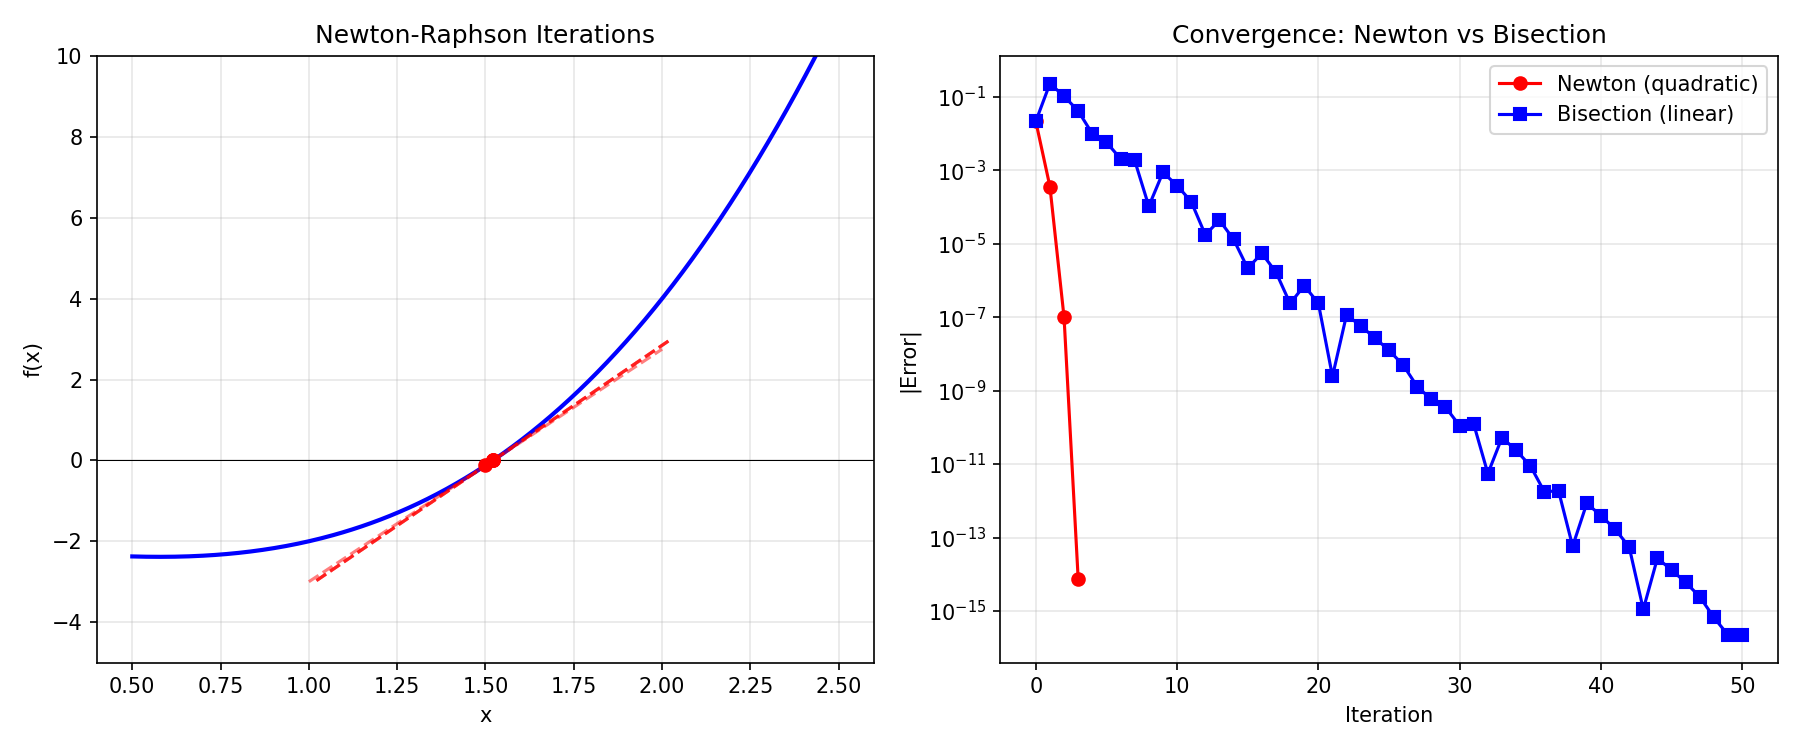

This chart was generated by the following Python code:
"""
Newton-Raphson Method
======================
Uses the derivative to construct a tangent line approximation,
finding where it crosses zero.

    x_{n+1} = x_n - f(x_n) / f'(x_n)

Properties:
- Quadratic convergence near the root: error_{n+1} ≈ C · error_n².
- Requires f'(x) — can be expensive or unavailable.
- Can fail: diverge, cycle, or converge to wrong root.
- Generalizes to systems: x_{n+1} = x_n - J⁻¹(x_n) f(x_n).

Physics applications:
- Finding equilibrium configurations, eigenfrequencies.
- Implicit time-stepping in ODE/PDE solvers.
"""

import numpy as np


def newton_raphson(f, fp, x0, tol=1e-12, max_iter=100):
    """
    Newton-Raphson method for f(x) = 0.
    
    Parameters
    ----------
    f : callable – function
    fp : callable – derivative f'(x)
    x0 : float – initial guess
    tol : float – convergence tolerance
    max_iter : int
    
    Returns
    -------
    root : float
    info : dict with convergence history
    """
    x = x0
    history = [x]
    
    for k in range(max_iter):
        fx = f(x)
        fpx = fp(x)
        
        if abs(fpx) < 1e-16:
            print(f"  Warning: derivative near zero at x = {x:.6f}")
            break
        
        x_new = x - fx / fpx
        history.append(x_new)
        
        if abs(x_new - x) < tol:
            return x_new, {'iterations': k + 1, 'history': history, 'converged': True}
        
        x = x_new
    
    return x, {'iterations': max_iter, 'history': history, 'converged': False}


def newton_raphson_auto(f, x0, tol=1e-12, max_iter=100, h=1e-8):
    """
    Newton's method with automatic numerical differentiation.
    
    f'(x) ≈ [f(x+h) - f(x-h)] / (2h)
    """
    fp = lambda x: (f(x + h) - f(x - h)) / (2 * h)
    return newton_raphson(f, fp, x0, tol, max_iter)


def newton_system(F, J, x0, tol=1e-12, max_iter=100):
    """
    Newton's method for systems of nonlinear equations.
    
    Solve F(x) = 0 where F: R^n → R^n.
    
    x_{k+1} = x_k - J(x_k)^{-1} F(x_k)
    (Solve J·Δx = -F instead of inverting J)
    
    Parameters
    ----------
    F : callable – F(x) returning ndarray of length n
    J : callable – J(x) returning Jacobian matrix (n × n)
    x0 : ndarray – initial guess
    """
    x = np.array(x0, dtype=float)
    history = [x.copy()]
    
    for k in range(max_iter):
        Fx = np.array(F(x))
        Jx = np.array(J(x))
        
        # Solve J · Δx = -F
        dx = np.linalg.solve(Jx, -Fx)
        x = x + dx
        history.append(x.copy())
        
        if np.linalg.norm(dx) < tol:
            return x, {'iterations': k + 1, 'history': history, 'converged': True}
    
    return x, {'iterations': max_iter, 'history': history, 'converged': False}


# ============================================================
# Demo
# ============================================================
if __name__ == "__main__":
    print("=" * 60)
    print("NEWTON-RAPHSON METHOD DEMO")
    print("=" * 60)

    # --- Example 1: Scalar ---
    # Newton's method requires: function f(x) and its derivative f'(x)
    # TO TEST: Try different initial guesses or change to other functions
    # Example: newton_raphson(f, fp, 0.5) or newton_raphson(f, fp, 2.0)
    print("\n--- f(x) = x³ - x - 2 ---")
    f = lambda x: x**3 - x - 2
    fp = lambda x: 3*x**2 - 1
    
    root, info = newton_raphson(f, fp, 1.5)  # Try changing initial guess to 0.5, 2.0, etc.
    print(f"Root: {root:.15f}")
    print(f"f(root): {f(root):.2e}")
    print(f"Iterations: {info['iterations']}")
    
    # Show quadratic convergence
    print("\nQuadratic convergence:")
    errors = [abs(x - root) for x in info['history']]
    for k in range(len(errors) - 1):
        if errors[k] > 1e-15:
            ratio = errors[k+1] / errors[k]**2 if errors[k] > 0 else 0
            print(f"  k={k}: error = {errors[k]:.4e}, "
                  f"error_{k+1}/error_k² = {ratio:.4f}")

    # --- Example 2: Square root computation ---
    # TO TEST: Change 1.0 to other starting points like 0.5, 2.0, or 3.0
    # More initial guesses lead to quadratic convergence from different paths
    print("\n--- Computing √2 via x² - 2 = 0 ---")
    f_sqrt = lambda x: x**2 - 2
    fp_sqrt = lambda x: 2*x
    root_sqrt, _ = newton_raphson(f_sqrt, fp_sqrt, 1.0)  # Experiment: try 0.5, 2.0, 3.0
    print(f"  Newton: {root_sqrt:.15f}")
    print(f"  Exact:  {np.sqrt(2):.15f}")

    # --- Example 3: System of equations ---
    # Key: Must provide Jacobian matrix J (partial derivatives)
    # TO TEST: Try different initial guesses [0.5, 0.3], [0.7, 0.7], or [-0.7, -0.7]
    print("\n--- System: x² + y² = 1, x - y = 0 (circle ∩ line) ---")
    F = lambda x: [x[0]**2 + x[1]**2 - 1, x[0] - x[1]]
    J = lambda x: [[2*x[0], 2*x[1]], [1, -1]]
    
    root_sys, info_sys = newton_system(F, J, [0.5, 0.3])  # Change initial guess to [0.7, 0.7] or [-0.7, -0.7]
    print(f"  Root: ({root_sys[0]:.12f}, {root_sys[1]:.12f})")
    print(f"  Expected: ({1/np.sqrt(2):.12f}, {1/np.sqrt(2):.12f})")
    print(f"  Iterations: {info_sys['iterations']}")

    # --- Example 4: Failure case ---
    print("\n--- Failure: f(x) = x^{1/3} near x=0 ---")
    f_fail = lambda x: np.sign(x) * np.abs(x)**(1/3)
    fp_fail = lambda x: (1/3) * np.abs(x)**(-2/3) if abs(x) > 1e-15 else 1e15
    root_fail, info_fail = newton_raphson(f_fail, fp_fail, 0.1, max_iter=20)
    print(f"  After 20 iterations: x = {root_fail:.6f} (diverges!)")

    # Plot
    try:
        import matplotlib.pyplot as plt
        fig, axes = plt.subplots(1, 2, figsize=(12, 5))

        # Newton iterations
        x_plot = np.linspace(0.5, 2.5, 300)
        axes[0].plot(x_plot, f(x_plot), 'b-', lw=2)
        axes[0].axhline(y=0, color='k', linewidth=0.5)
        
        for k in range(min(4, len(info['history']) - 1)):
            xk = info['history'][k]
            axes[0].plot(xk, f(xk), 'ro', markersize=6)
            # Tangent line
            xt = np.linspace(xk - 0.5, xk + 0.5, 50)
            axes[0].plot(xt, f(xk) + fp(xk)*(xt - xk), 'r--', alpha=0.5)
        
        axes[0].set_xlabel('x')
        axes[0].set_ylabel('f(x)')
        axes[0].set_title('Newton-Raphson Iterations')
        axes[0].grid(True, alpha=0.3)
        axes[0].set_ylim(-5, 10)

        # Convergence comparison with bisection
        from bisection_method import bisection
        _, info_bis = bisection(f, 1, 2, tol=1e-15)
        
        errors_newton = [abs(x - root) for x in info['history'] if abs(x - root) > 1e-16]
        errors_bis = [abs(c - root) for c, _ in info_bis['history'] if abs(c - root) > 1e-16]
        
        axes[1].semilogy(range(len(errors_newton)), errors_newton, 'ro-', label='Newton (quadratic)')
        axes[1].semilogy(range(len(errors_bis)), errors_bis, 'bs-', label='Bisection (linear)')
        axes[1].set_xlabel('Iteration')
        axes[1].set_ylabel('|Error|')
        axes[1].set_title('Convergence: Newton vs Bisection')
        axes[1].legend()
        axes[1].grid(True, alpha=0.3)

        plt.tight_layout()
        plt.savefig("newton_raphson.png", dpi=150)
        plt.show()
    except ImportError:
        print("(matplotlib not available)")
